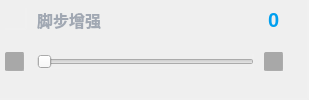
                  <widget class="QWidget" name="widget" native="true">
                   <property name="minimumSize">
                    <size>
                     <width>308</width>
                     <height>73</height>
                    </size>
                   </property>
                   <property name="styleSheet">
                    <string notr="true">border-radius:0px;
background:none;
border-right: 2px solid rgba(255, 255, 255, 0.05);
border-bottom: 2px solid rgba(255, 255, 255, 0.05);
</string>
                   </property>
                   <layout class="QGridLayout" name="gridLayout_17">
                    <property name="leftMargin">
                     <number>5</number>
                    </property>
                    <property name="topMargin">
                     <number>0</number>
                    </property>
                    <property name="rightMargin">
                     <number>25</number>
                    </property>
                    <property name="bottomMargin">
                     <number>20</number>
                    </property>
                    <property name="horizontalSpacing">
                     <number>10</number>
                    </property>
                    <property name="verticalSpacing">
                     <number>13</number>
                    </property>
                    <item row="1" column="2">
                     <widget class="QPushButton" name="pBt_Footsteps_add">
                      <property name="enabled">
                       <bool>true</bool>
                      </property>
                      <property name="minimumSize">
                       <size>
                        <width>20</width>
                        <height>20</height>
                       </size>
                      </property>
                      <property name="maximumSize">
                       <size>
                        <width>20</width>
                        <height>20</height>
                       </size>
                      </property>
                      <property name="styleSheet">
                       <string notr="true">QPushButton
{
	background: rgba(0, 0, 0, 0.3);
	border-radius: 2px;
	border-image: url(:/Skin/Images/Slider/add-no.png);
}
QPushButton:hover
{
	border-image: url(:/Skin/Images/Slider/add-ho.png);
}
QPushButton:pressed
{
	border-image: url(:/Skin/Images/Slider/add-ch.png);
}
QPushButton:disabled
{
	border-image: url(:/Skin/Images/Slider/add-dis.png);
}</string>
                      </property>
                      <property name="text">
                       <string/>
                      </property>
                     </widget>
                    </item>
                    <item row="1" column="1">
                     <widget class="GearSlider" name="hSlider_Footsteps">
                      <property name="enabled">
                       <bool>true</bool>
                      </property>
                      <property name="minimumSize">
                       <size>
                        <width>217</width>
                        <height>15</height>
                       </size>
                      </property>
                      <property name="maximumSize">
                       <size>
                        <width>16777215</width>
                        <height>15</height>
                       </size>
                      </property>
                      <property name="styleSheet">
                       <string notr="true"/>
                      </property>
                      <property name="maximum">
                       <number>6</number>
                      </property>
                      <property name="singleStep">
                       <number>1</number>
                      </property>
                      <property name="pageStep">
                       <number>1</number>
                      </property>
                      <property name="value">
                       <number>0</number>
                      </property>
                      <property name="orientation">
                       <enum>Qt::Horizontal</enum>
                      </property>
                     </widget>
                    </item>
                    <item row="1" column="0">
                     <widget class="QPushButton" name="pBt_Footsteps_sub">
                      <property name="enabled">
                       <bool>true</bool>
                      </property>
                      <property name="minimumSize">
                       <size>
                        <width>20</width>
                        <height>20</height>
                       </size>
                      </property>
                      <property name="maximumSize">
                       <size>
                        <width>20</width>
                        <height>20</height>
                       </size>
                      </property>
                      <property name="styleSheet">
                       <string notr="true">QPushButton
{
	background: rgba(0, 0, 0, 0.3);
	border-radius: 2px;
	border-image: url(:/Skin/Images/Slider/sub-no.png);
}
QPushButton:hover
{
	border-image: url(:/Skin/Images/Slider/sub-ho.png);
}
QPushButton:pressed
{
	border-image: url(:/Skin/Images/Slider/sub-ch.png);
}
QPushButton:disabled
{
	border-image: url(:/Skin/Images/Slider/sub-dis.png);
}</string>
                      </property>
                      <property name="text">
                       <string/>
                      </property>
                     </widget>
                    </item>
                    <item row="0" column="0">
                     <widget class="QLabel" name="lab_algoIcon_1">
                      <property name="enabled">
                       <bool>true</bool>
                      </property>
                      <property name="minimumSize">
                       <size>
                        <width>22</width>
                        <height>22</height>
                       </size>
                      </property>
                      <property name="maximumSize">
                       <size>
                        <width>22</width>
                        <height>22</height>
                       </size>
                      </property>
                      <property name="styleSheet">
                       <string notr="true">QLabel
{
	border-image: url(:/Skin/Images/Headphones/Algo/Footsteps-no.png);
}
QLabel:disabled
{
	border-image: url(:/Skin/Images/Headphones/Algo/Footsteps-di.png);
}</string>
                      </property>
                      <property name="text">
                       <string/>
                      </property>
                     </widget>
                    </item>
                    <item row="0" column="1">
                     <widget class="QLabel" name="lab_algo_1">
                      <property name="minimumSize">
                       <size>
                        <width>87</width>
                        <height>23</height>
                       </size>
                      </property>
                      <property name="maximumSize">
                       <size>
                        <width>16777215</width>
                        <height>23</height>
                       </size>
                      </property>
                      <property name="styleSheet">
                       <string notr="true">QLabel{
font-family: &quot;Noto Sans S Chinese&quot;; font-weight: 500;
font-size: 16px;
color: #A1A8B3;
background:transparent;
border:none;
}</string>
                      </property>
                      <property name="text">
                       <string>脚步增强</string>
                      </property>
                      <property name="alignment">
                       <set>Qt::AlignLeading|Qt::AlignLeft|Qt::AlignVCenter</set>
                      </property>
                     </widget>
                    </item>
                    <item row="0" column="2">
                     <widget class="QLineEdit" name="lab_FootstepsVal">
                      <property name="enabled">
                       <bool>false</bool>
                      </property>
                      <property name="minimumSize">
                       <size>
                        <width>20</width>
                        <height>23</height>
                       </size>
                      </property>
                      <property name="maximumSize">
                       <size>
                        <width>20</width>
                        <height>23</height>
                       </size>
                      </property>
                      <property name="styleSheet">
                       <string notr="true">border-radius:0px;
border:none;
background-color: transparent;
color: #009FEF;
font-family: &quot;YouSheBiaoTiHei&quot;;
font-weight: 500;
font-size: 20px;
</string>
                      </property>
                      <property name="text">
                       <string>0</string>
                      </property>
                      <property name="maxLength">
                       <number>32767</number>
                      </property>
                      <property name="alignment">
                       <set>Qt::AlignCenter</set>
                      </property>
                     </widget>
                    </item>
                   </layout>
                  </widget>
